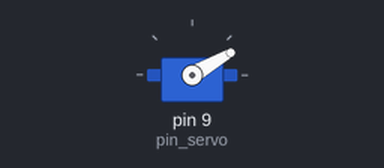
The sketch below on a simulated Arduino Uno, built with avr-gcc and run on an emulated ATmega328P. Shown: servo.

Above: at 0.05 s.
At 0.25 s:
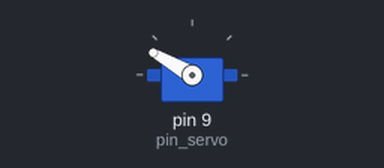
At 0.5 s:
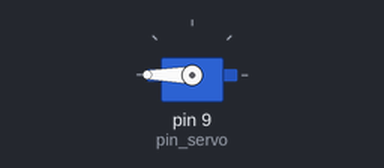
At 1.0 s:
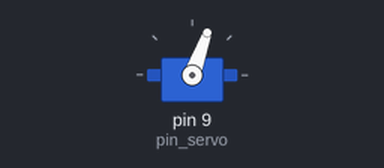
Timing chart, 0 to 3.0 s (numbered marks = the images above):
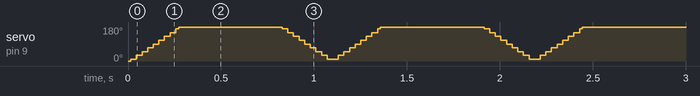

Measured:
- by itself, servo on pin 9 (pin_servo): repeats every 1.1 s: 30° 0.03 s, 50° 0.03 s, 70° 0.03 s, 90° 0.03 s, 110° 0.03 s, 130° 0.03 s, 150° 0.03 s, 170° 0.02 s, 180° 0.56 s, 170° 0.03 s, 150° 0.03 s, 130° 0.03 s, 110° 0.03 s, 90° 0.03 s, 70° 0.03 s, 50° 0.03 s, 30° 0.03 s, 10° 0.06 s

The sketch:

Servo.ino
```cpp
#include <Servo.h>

Servo servo;
int pos, rotation;

void setup() {
  // put your setup code here, to run once:
  pos = 0;
  rotation = 360;
  int pin_servo = 9;
  servo.attach(pin_servo);
}

void loop() {
  // put your main code here, to run repeatedly:
  for(pos = 0; pos < rotation; pos += 10) {
    servo.write(pos);
    delay(15);
  }

  for(pos = rotation; pos >= 1; pos -= 10) {
    servo.write(pos);
    delay(15);
  }
}
```
